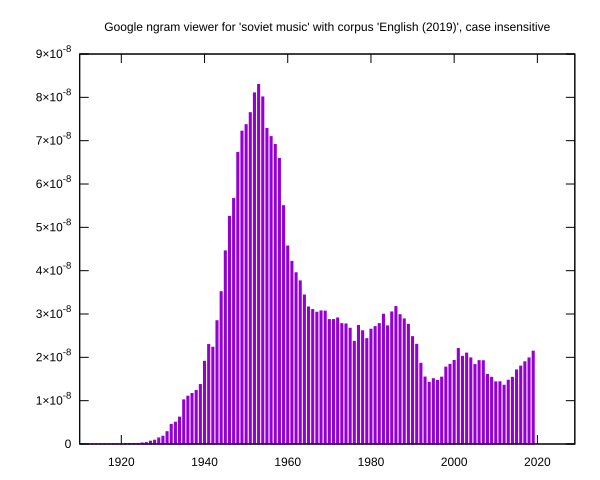

Reproduce this figure in gnuplot.
set datafile separator ','
set style fill solid
set boxwidth 0.5
# set yrange[0:21000]
set xrange[1910:2029]
set terminal svg

set title "Google ngram viewer for 'soviet music' with corpus 'English (2019)', case insensitive"
plot 'ngram.csv' u 1:2 w boxes notitle
#	'' u 1:2:2 w labels offset 0,0.5 notitle
